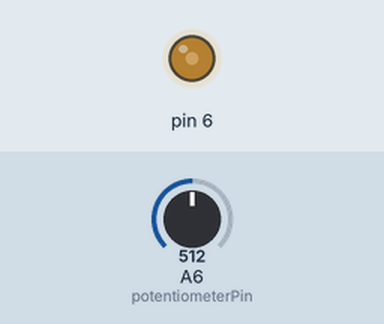
Recording of a sketch running on a simulated Arduino Nano, built with avr-gcc and run on an emulated ATmega328P. Parts: output pins drawn as LEDs (lit = HIGH). The inputs (shaded band) are chosen by the test bench; at power-on: A6 (potentiometerPin) = 512. What the sketch prints to the serial monitor is not drawn.

Above: at 1.2 s.
1.3 s: A6 (potentiometerPin) set to 716
At 1.9 s:
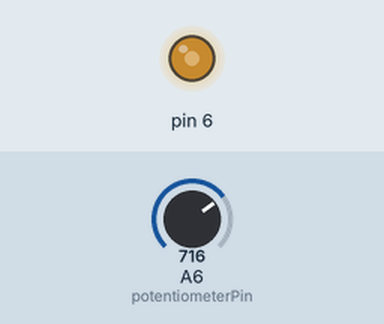
2.8 s: A6 (potentiometerPin) set to 306
At 3.1 s:
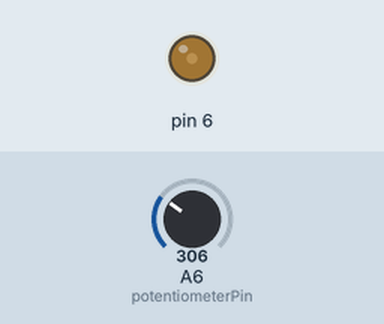
4.3 s: A6 (potentiometerPin) set to 0
At 5.3 s:
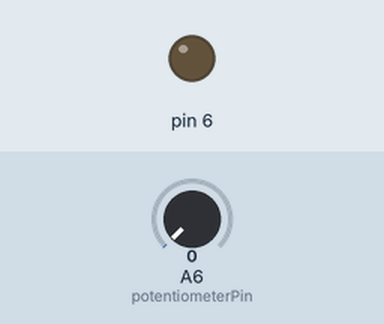
5.8 s: A6 (potentiometerPin) set to 4
7.3 s: A6 (potentiometerPin) set to 7
At 8.5 s:
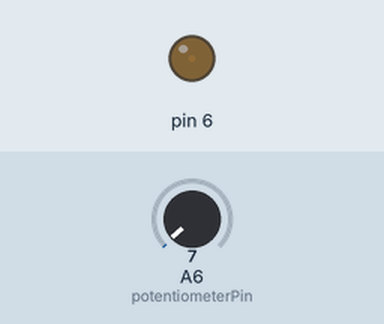
8.8 s: A6 (potentiometerPin) set to 511
At 10.0 s:
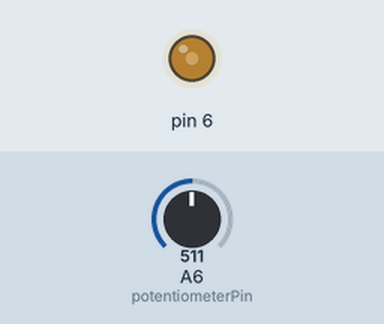
Timing chart, 0 to 11.3 s (numbered marks = the images above; inputs shaded):
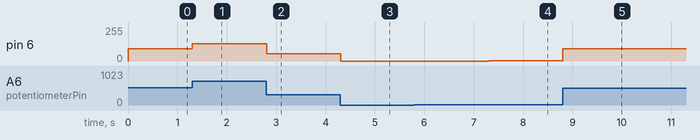

Measured:
- after the input at 1.3 s, pin 6: 93/255 → 130/255 at once
- after the input at 2.8 s, pin 6: 130/255 → 55/255 at once
- after the input at 4.3 s, pin 6: 55/255 → 0/255 at once
- after the input at 7.3 s, pin 6: 0/255 → 1/255 at once
- after the input at 8.8 s, pin 6: 1/255 → 93/255 at once

The sketch:

POT_PWM_Code.ino
```cpp
// FOSFOS AG Arduino POT-PWM Code
int potentiometerPin = A6;
void setup() {
  Serial.begin(9600);
TCCR0B = TCCR0B & 0b11111000 | 0x02; //For 7.8 KHZ
}
void loop() {
  int potValue = analogRead(potentiometerPin);
  int fadeValue = map(potValue, 0, 1023, 0, 187); //for %72 Duty Cycle
Serial.println(potValue);
analogWrite(6, fadeValue);
delay (10);
}
```
